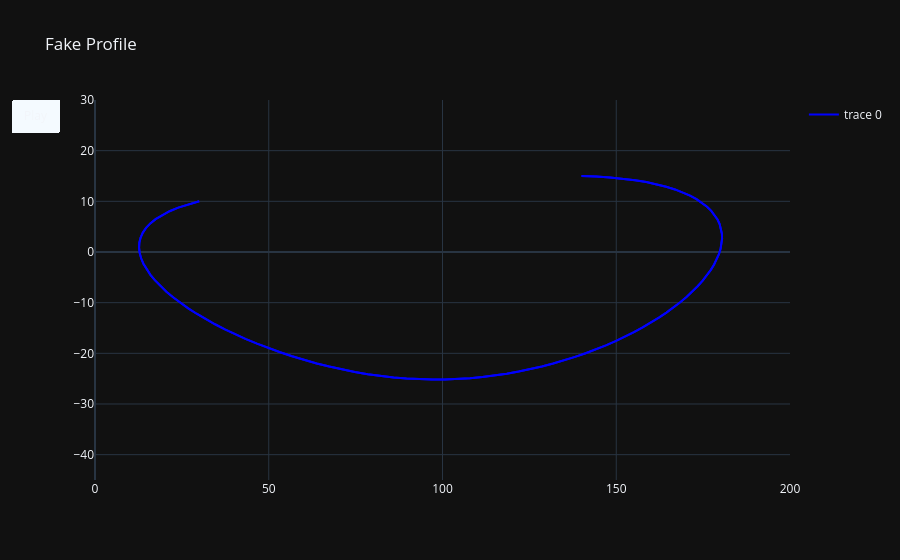

Notebook source saved alongside this figure:
### Code cell
fig = go.Figure(
    data=[
        go.Scatter(x=xnew, y=ynew, mode='lines', line=dict(width=2, color='blue')),
        go.Scatter(x=xnew, y=ynew, mode='lines', line=dict(width=2, color='blue'), showlegend=False)
    ],
    layout=go.Layout(
        xaxis=dict(range=[0, 200], autorange=False),
        yaxis=dict(range=[-45, 30], autorange=False),
        title="Fake Profile",
        updatemenus=[dict(
            type="buttons",
            buttons=[
                dict(label="Play",
                     method="animate",
                     args=[
                         None,
                         {
                             "frame": {"duration": 10, "redraw": False},
                             "mode": "immediate",
                             "transition": {"duration": 10}
                         }
                     ])
            ]
        )]
    ),
    frames=my_frames
)
fig.show()
